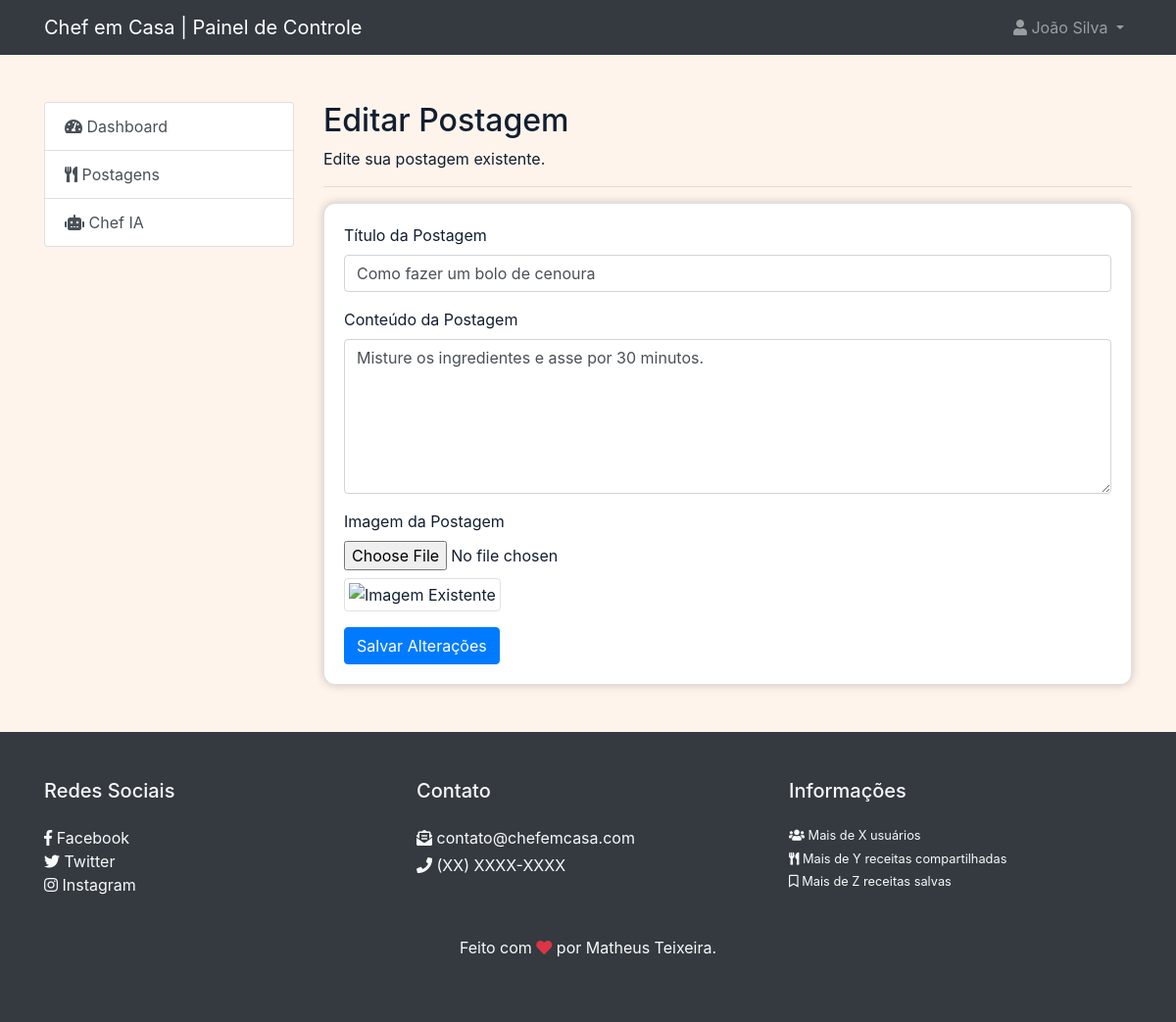
The app's page /admin/edit_post.php?post_id=1 (signed in) with its own data.
### tables this page shows
CREATE TABLE `posts` (
  `id` int(11) NOT NULL,
  `user_id` int(11) DEFAULT NULL,
  `title` varchar(255) DEFAULT NULL,
  `content` text DEFAULT NULL,
  `image` varchar(255) NOT NULL,
  `views` int(11) NOT NULL,
  `created_at` timestamp NOT NULL DEFAULT current_timestamp()
);

### admin/edit_post.php (the view, shortened to what this page needs)
<?php
if (isset($_GET['post_id'])) {
    $post_id = $_GET['post_id'];
} else {
    header("Location: ../404.php");
    exit();
}
$connection = connectDatabase();
$query = "SELECT title, content, image FROM posts WHERE id = '$post_id'";
$result = mysqli_query($connection, $query);
if (mysqli_num_rows($result) > 0) {
    $row = mysqli_fetch_assoc($result);
    $existing_title = $row['title'];
    $existing_content = $row['content'];
    $existing_image = $row['image'];
} else {
    header("Location: ../404.php");
    exit();
}
$pageInfo = array(
    'title' => 'Editar Postagem',
    'description' => 'Edite sua postagem existente.',
    'pageName' => 'edit_post',
);
include_once('../components/admin/header.php');
?>
<main class="container py-5">
    <div class="row">
        <div class="col-md-3">
            <?php include_once('../components/admin/menu_sidebar.php'); ?>
        </div>
        <section class="col-md-9">
            <h2><?= $pageInfo['title'] ?></h2>
            <p><?= $pageInfo['description'] ?></p>
            <hr>
            <div class="card">
                <div class="card-body">
                    <form action="requests/request_edit_post.php" method="post" enctype="multipart/form-data">
                        <div class="form-group">
                            <label for="title">Título da Postagem</label>
                            <input type="text" class="form-control" id="title" name="title"
                                value="<?= $existing_title ?>">
                        </div>
                        <div class="form-group">
                            <label for="content">Conteúdo da Postagem</label>
                            <textarea class="form-control" id="content" name="content" rows="6"
                                placeholder="Escreva o conteúdo da postagem"><?= $existing_content ?></textarea>
                        </div>
                        <div class="form-group">
                            <label for="image">Imagem da Postagem</label>
                            <input type="file" class="form-control-file" id="image" name="image" accept="image/*">
                            <img src="../<?= $existing_image ?>" alt="Imagem Existente" class="img-thumbnail mt-2"
                                style="max-width: 200px;">
                        </div>
                        <button type="submit" class="btn btn-primary">Salvar Alterações</button>
                    </form>
                </div>
            </div>
        </section>
    </div>
</main>
<?php
include_once('../components/admin/footer.php');
?>

### records on screen
posts: title "Como fazer um bolo de cenoura", content "Misture os ingredientes e asse por 30 minutos."

### other values on screen
$_SESSION['user_name'] "João Silva"
$pageInfo['title'] "Editar Postagem"
$pageInfo['description'] "Edite sua postagem existente."
